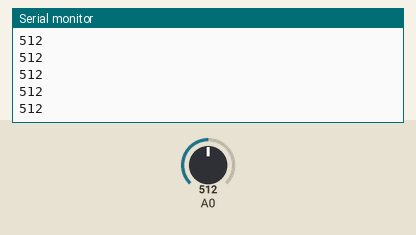
This sketch was run on a simulated Arduino Uno, built with avr-gcc and run on an emulated ATmega328P. Shown: the last lines printed to the serial monitor. The test bench sets the inputs (shaded band); at power-on: A0 = 512.

Above: at 1.2 s.
1.3 s: A0 set to 716
At 2.3 s:
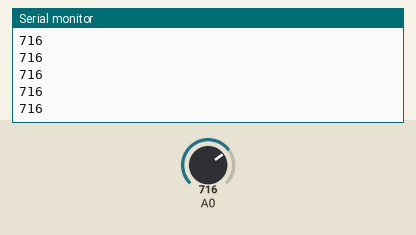
2.8 s: A0 set to 900
At 3.3 s:
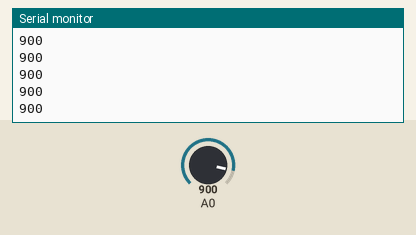
Timing chart, 0 to 5.8 s (numbered marks = the images above; inputs shaded):
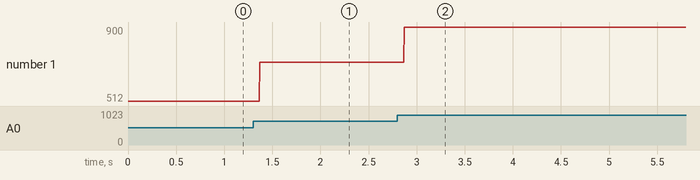

The sketch:

Big_sound.ino
```cpp
void setup()
{
 Serial.begin(9600); // 시리얼 통신 초기화
 pinMode(A0, INPUT);
}

void loop()
{
 int adcValue = analogRead(A0);
 Serial.println(adcValue);
}
```

Measured:
- after the input at 1.3 s, the serial monitor: prints a new line after 0.07 s (image 1)
- after the input at 2.8 s, the serial monitor: prints a new line after 0.07 s (image 2)
- plotted number 1: 512 → 716 after the input at 1.3 s, 716 → 900 after the input at 2.8 s
